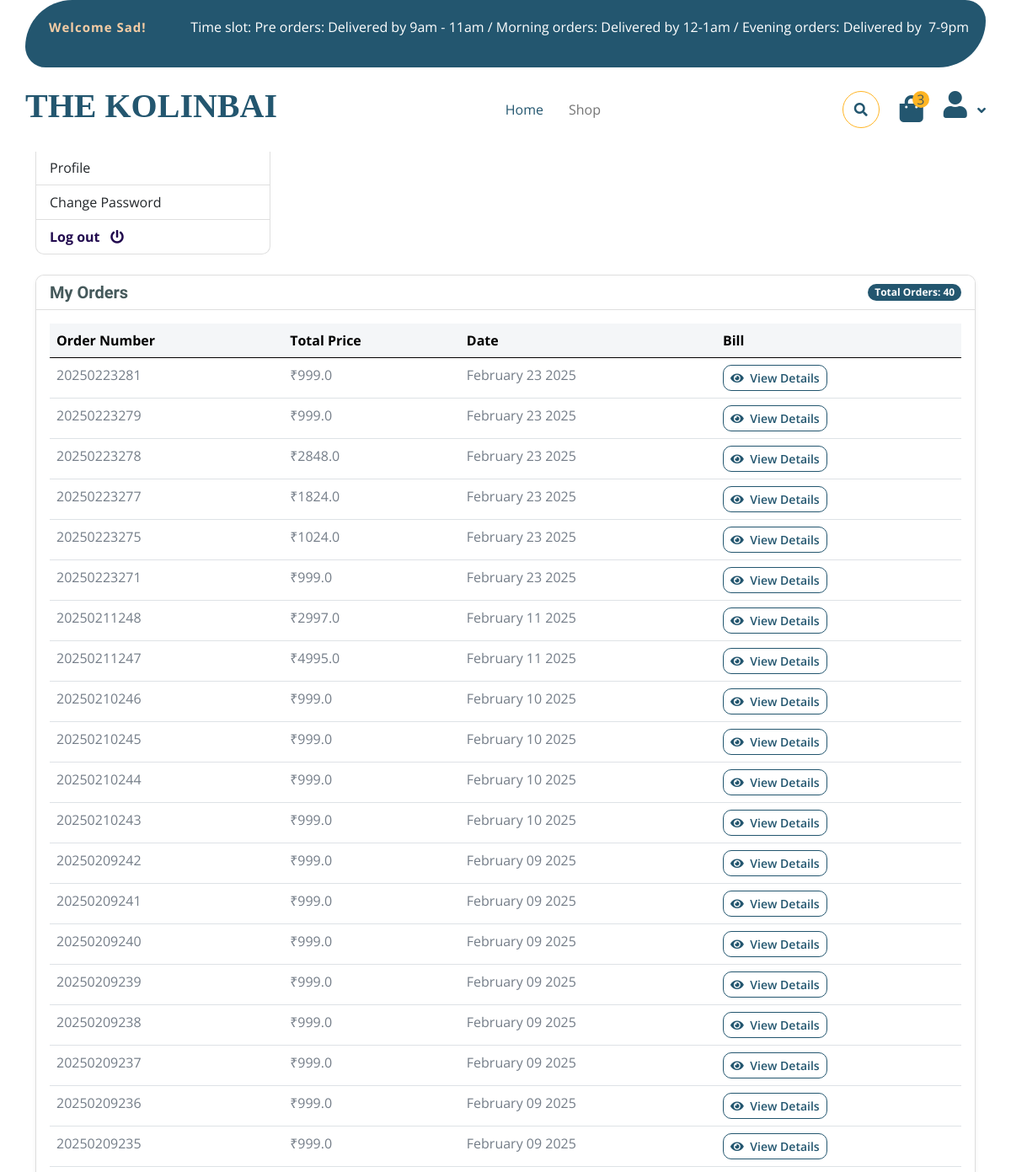
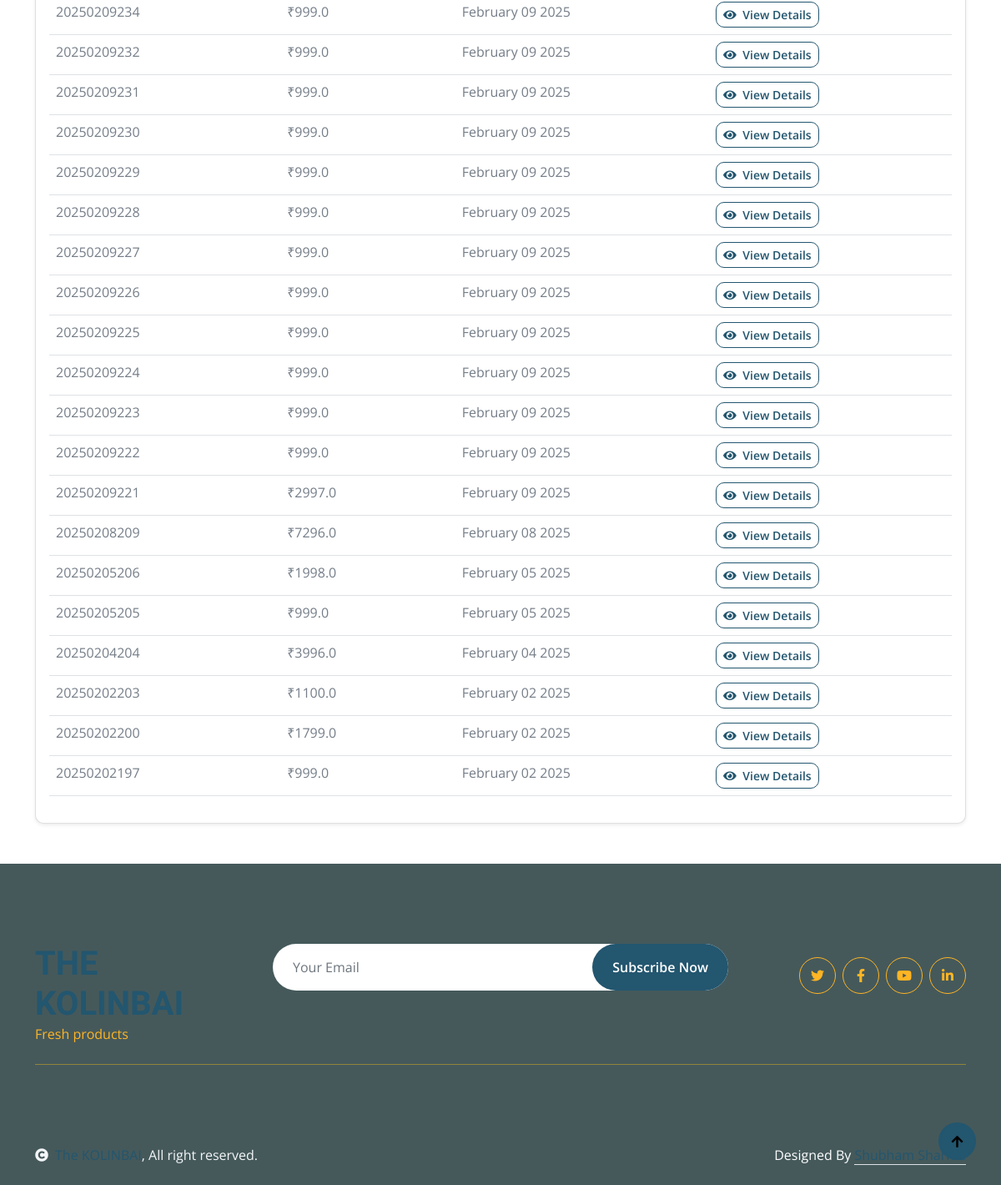
Screenshot of /account/my_orders/ (signed in) with the database file from the repository (2 pictures, top to bottom).
### accounts/models.py (models this page shows, shortened)
class Account(AbstractBaseUser):
    first_name = models.CharField(max_length=50)
    last_name = models.CharField(max_length=50)
    username = models.CharField(max_length=50, unique=False)
    email = models.EmailField(max_length=100, unique=True)
    Phone_number = models.CharField(max_length=50)
    is_admin = models.BooleanField(default=False)
    is_staff = models.BooleanField(default=False)
    is_active = models.BooleanField(default=False)
    is_superadmin = models.BooleanField(default=False)
    date_joined_for_format = models.DateTimeField(auto_now_add=True)
    last_login_for_format  = models.DateTimeField(auto_now_add=True)
    USERNAME_FIELD = 'email'
    REQUIRED_FIELDS = ['username', 'first_name', 'last_name']
    objects = AccountManger()

### orders/models.py (models this page shows, shortened)
class Order(models.Model):
    STATUS = (
        ('New', 'New'),
        ('Accepted', 'Accepted'),
        ('Completed', 'Completed'),
        ('Cancelled', 'Cancelled'),
    )
    user = models.ForeignKey(Account, on_delete=models.SET_NULL, null=True)
    payment = models.ForeignKey(Payment, on_delete=models.SET_NULL, blank=True, null=True)
    order_number = models.CharField(max_length=20)
    first_name = models.CharField(max_length=50)
    last_name = models.CharField(max_length=50)
    phone = models.CharField(max_length=15)
    email = models.EmailField(max_length=50)
    address = models.TextField(max_length=1000)
    order_note = models.CharField(max_length=1000, blank=True)
    order_total = models.FloatField()
    tax = models.FloatField()
    status = models.CharField(max_length=10, choices=STATUS, default='New')
    ip = models.CharField(blank=True, max_length=20)
    is_ordered = models.BooleanField(default=False)
    created_at = models.DateTimeField(auto_now_add=True)
    updated_at = models.DateTimeField(auto_now=True)
    timing_slot = models.ForeignKey(TimingSlot, on_delete=models.SET_NULL, blank=True, null=True)
    def order_created(self):
        return self.created_at.strftime('%B %d %Y')

### accounts/views.py (the view)
# urls.py: path('my_orders/', views.my_orders, name='my_orders'),
@login_required(login_url = 'accounts:login')
def my_orders(request):
    orders = Order.objects.filter(user=request.user, is_ordered=True).order_by('-created_at')
    orders_count = orders.count()
    context = {
        'orders':orders,
        'orders_count':orders_count,
    }
    return render(request, 'shop/accounts/dashboard/my_orders.html', context)

### shop/context_processors.py (called while the page is built)
def category_list(request):
    return {
        'categories' : Category.objects.all(),
    }

### templates/shop/accounts/dashboard/my_orders.html (shortened to what this page needs)
{% extends '../../../base.html' %}
{% load static %}
{% block content %}
<div class="container-fluid bg-light py-4 mb-4">
    <div class="container">
        <div class="row align-items-center">
            <div class="col-12">
                <nav aria-label="breadcrumb">
                    <ol class="breadcrumb mb-0">
                        <li class="breadcrumb-item"><a href="/" class="text-decoration-none">Home</a></li>
                        <li class="breadcrumb-item active">Orders</li>
                    </ol>
                </nav>
            </div>
        </div>
    </div>
</div>
<div class="container mb-4">
    {% include "includes/dashboard_slider.html" %}
</div>
<div class="container mb-5">
    <div class="row">
        <div class="col-12">
            <div class="card shadow-sm">
                <div class="card-header bg-white">
                    <div class="d-flex justify-content-between align-items-center">
                        <h5 class="mb-0">My Orders</h5>
                        <span class="badge bg-primary">Total Orders: {{orders_count}}</span>
                    </div>
                </div>
                <div class="card-body">
                    {% if orders_count >= 1 %}
                        <div class="table-responsive">
                            <table class="table table-hover">
                                <thead class="table-light">
                                    <tr>
                                        <th scope="col">Order Number</th>
                                        <th scope="col">Total Price</th>
                                        <th scope="col">Date</th>
                                        <th scope="col">Bill</th>
                                    </tr>
                                </thead>
                                <tbody>
                                    {% for order in orders %}
                                    <tr>
                                        <td>{{order.order_number}}</td>
                                        <td>₹{{order.order_total}}</td>
                                        <td>{{order.order_created}}</td>
                                        <td>
                                            <a href="#" class="btn btn-sm btn-outline-primary">
                                                <i class="fas fa-eye me-1"></i> View Details
                                            </a>
                                        </td>
                                    </tr>
                                    {% endfor %}
                                </tbody>
                            </table>
                        </div>
                    {% endif %}
                </div>
            </div>
        </div>
    </div>
</div>
{% endblock content %}

### templates/base.html (shortened to what this page needs)
<!DOCTYPE html>
{% load static %}
<html lang="en">
    <head>
        <link rel="stylesheet" href="https://use.fontawesome.com/releases/v5.15.4/css/all.css"/>
        <link href="https://cdn.jsdelivr.net/npm/bootstrap-icons@1.4.1/font/bootstrap-icons.css" rel="stylesheet">
        <link href="{% static 'assets/lib/lightbox/css/lightbox.min.css' %}" rel="stylesheet">
        <link href="{% static 'assets/lib/owlcarousel/assets/owl.carousel.min.css' %}" rel="stylesheet">
        <link href="{% static 'assets/css/bootstrap.min.css' %}" rel="stylesheet">
        <link href="{% static 'assets/css/style.css' %}" rel="stylesheet">
    </head>
    <body>
        <div class="container-fluid fixed-top">
            <div class="container topbar bg-primary d-none d-lg-block">
                <div class="d-flex justify-content-between">
                    <div class="top-info ps-2">
                        {% if user.id is None %}
                        <div class="left floatleft">
                            <small class="me-3"><i class="fas fa-map-marker-alt me-2 text-secondary"></i> <a href="#" class="text-white">WELCOME GUEST</a></small>
                        </div>
                        {% else %}
                        <div class="left floatleft">
                            <p style="color:#f4cca4"><b>Welcome {{user.first_name | capfirst}}!</b></p>
                        </div>
                        {% endif %}
                    </div>
                    <div>
                        <p style="color: white;">
                            Time slot:
                            Pre orders: Delivered by 9am - 11am /
                            Morning orders: Delivered by 12-1am /
                            Evening orders: Delivered by  7-9pm
                        </p>
                    </div>
                </div>
            </div>
            <div class="container px-0">
                <nav class="navbar navbar-light bg-white navbar-expand-xl">
                    <div>
                    <a href="\" class="navbar-brand"><h1 style="font-family: cursive; font-weight:var(170px)" class="text-primary display-6">THE KOLINBAI</h1></a>
                    </div>
                    <div class="collapse navbar-collapse bg-white" id="navbarCollapse">
                        <div class="navbar-nav mx-auto">
                            <a href="\" class="nav-item nav-link active">Home</a>
                            <a href="{% url 'shop:shop' %}" class="nav-item nav-link">Shop</a>
                        </div>
                        <div class="d-flex m-3 me-0">
                            <button class="btn-search btn border border-secondary btn-md-square rounded-circle bg-white me-4" data-bs-toggle="modal" data-bs-target="#searchModal"><i class="fas fa-search text-primary"></i></button>
                            <a href="{% url 'cart:cart' %}" class="position-relative me-4 my-auto">
                                <i class="fa fa-shopping-bag fa-2x"></i>
                                <span class="position-absolute bg-secondary rounded-circle d-flex align-items-center justify-content-center text-dark px-1" style="top: -5px; left: 15px; height: 20px; min-width: 20px;">3</span>
                            </a>
                            <div class="dropdown">
                                <a href="#" class="dropdown-toggle" role="button" id="userDropdown" data-bs-toggle="dropdown" aria-expanded="false">
                                    <i class="fas fa-user fa-2x"></i>
                                </a>
                            </div>
                        </div>
                    </div>
                </nav>
            </div>
        </div>
        {% block content %}
        {% endblock content %}
         <div class="container-fluid bg-dark text-white-50 footer pt-5 mt-5">
            <div class="container py-5">
                <div class="pb-4 mb-4" style="border-bottom: 1px solid rgba(226, 175, 24, 0.5) ;">
                    <div class="row g-4">
                        <div class="col-lg-3">
                            <a href="#">
                                <h1 class="text-primary mb-0">THE KOLINBAI</h1>
                                <p class="text-secondary mb-0">Fresh products</p>
                            </a>
                        </div>
                        <div class="col-lg-6">
                            <div class="position-relative mx-auto">
                                <input class="form-control border-0 w-100 py-3 px-4 rounded-pill" type="number" placeholder="Your Email">
                                <button type="submit" class="btn btn-primary border-0 border-secondary py-3 px-4 position-absolute rounded-pill text-white" style="top: 0; right: 0;">Subscribe Now</button>
                            </div>
                        </div>
                        <div class="col-lg-3">
                            <div class="d-flex justify-content-end pt-3">
                                <a class="btn  btn-outline-secondary me-2 btn-md-square rounded-circle" href=""><i class="fab fa-twitter"></i></a>
                                <a class="btn btn-outline-secondary me-2 btn-md-square rounded-circle" href=""><i class="fab fa-facebook-f"></i></a>
                                <a class="btn btn-outline-secondary me-2 btn-md-square rounded-circle" href=""><i class="fab fa-youtube"></i></a>
                                <a class="btn btn-outline-secondary btn-md-square rounded-circle" href=""><i class="fab fa-linkedin-in"></i></a>
                            </div>
                        </div>
                    </div>
                </div>
            </div>
        </div>
        <div class="container-fluid copyright bg-dark py-4">
            <div class="container">
                <div class="row">
                    <div class="col-md-6 text-center text-md-start mb-3 mb-md-0">
                        <span class="text-light"><a href="#"><i class="fas fa-copyright text-light me-2"></i>The KOLINBAI</a>, All right reserved.</span>
                    </div>
                    <div class="col-md-6 my-auto text-center text-md-end text-white">
                        Designed By <a class="border-bottom" href="https://www.linkedin.com/in/shubhamsharma-6b583b28a/">Shubham Sharma</a>
                    </div>
                </div>
            </div>
        </div>
        <a href="#" class="btn btn-primary border-3 border-primary rounded-circle back-to-top"><i class="fa fa-arrow-up"></i></a>
    </body>
</html>

### templates/includes/dashboard_slider.html
<aside class="col-md-3">
	<ul style="font-size:16px;" class="list-group">
		<a class="list-group-item {% if '/dashboard/' in request.path  %}active{% endif %}" href="{% url 'accounts:dashboard' %}"> Dashboard </a>
		<a class="list-group-item {% if '/my_orders/' in request.path %}active{% endif %}" href="{% url 'accounts:my_orders' %}"> My Orders </a>
		<a class="list-group-item {% if '/edit_profile/' in request.path  %}active{% endif %}" href="{% url 'accounts:edit_profile' %}">Profile</a>
		<a class="list-group-item {% if '/change_password/' in request.path  %}active{% endif %}" href="{% url 'accounts:change_password' %}">Change Password</a>
		<a style="color:#21094E;" class="list-group-item" href="{% url 'accounts:logout' %}"><b>Log out</b> 	&nbsp;  <i class="fa fa-power-off"></i> <span class="text"></a>
	</ul>
</aside>

### core/static/assets/css/style.css (style rules this page uses)
.back-to-top { position: fixed; right: 30px; bottom: 30px; display: flex; width: 45px; height: 45px; align-items: center; justify-content: center; transition: 0.5s; z-index: 99; }
.btn { font-weight: 600; transition: .5s; }
.btn-md-square { width: 44px; height: 44px; }
.btn-square, .btn-sm-square, .btn-md-square, .btn-lg-square { padding: 0; display: flex; align-items: center; justify-content: center; font-weight: normal; }
.btn.border-secondary { transition: 0.5s; }
.fixed-top { transition: 0.5s; background: var(--bs-white); border: 0; }
.topbar { padding: 20px; border-radius: 230px 100px; }
.topbar .top-info { font-size: 15px; line-height: 0; letter-spacing: 1px; display: flex; align-items: center; }
.navbar .navbar-nav .nav-link { padding: 10px 15px; font-size: 16px; transition: .5s; }
.navbar { height: 100px; border-bottom: 1px solid rgba(255, 255, 255, .1); }
.navbar .navbar-nav .nav-link:hover, .navbar .navbar-nav .nav-link.active, .fixed-top.bg-white .navbar .navbar-nav .nav-link:hover, .fixed-top.bg-white .navbar .navbar-nav .nav-link.active { color: var(--bs-primary); }
.navbar .dropdown-toggle::after { border: none; content: "\f107"; font-family: "Font Awesome 5 Free"; font-weight: 700; vertical-align: middle; margin-left: 8px; }

### rows the page displays
Account: first_name "Sad"
Order: order_number "20250223281", order_total "999.0", order_created "February 23 2025"
Order: order_number "20250223279", order_total "999.0", order_created "February 23 2025"
Order: order_number "20250223278", order_total "2848.0", order_created "February 23 2025"
Order: order_number "20250223277", order_total "1824.0", order_created "February 23 2025"
Order: order_number "20250223275", order_total "1024.0", order_created "February 23 2025"
Order: order_number "20250223271", order_total "999.0", order_created "February 23 2025"
Order: order_number "20250211248", order_total "2997.0", order_created "February 11 2025"
Order: order_number "20250211247", order_total "4995.0", order_created "February 11 2025"
Order: order_number "20250210246", order_total "999.0", order_created "February 10 2025"
Order: order_number "20250210245", order_total "999.0", order_created "February 10 2025"
Order: order_number "20250210244", order_total "999.0", order_created "February 10 2025"
Order: order_number "20250210243", order_total "999.0", order_created "February 10 2025"
Order: order_number "20250209242", order_total "999.0", order_created "February 09 2025"
Order: order_number "20250209241", order_total "999.0", order_created "February 09 2025"
Order: order_number "20250209240", order_total "999.0", order_created "February 09 2025"
Order: order_number "20250209239", order_total "999.0", order_created "February 09 2025"
Order: order_number "20250209238", order_total "999.0", order_created "February 09 2025"
Order: order_number "20250209237", order_total "999.0", order_created "February 09 2025"
Order: order_number "20250209236", order_total "999.0", order_created "February 09 2025"
Order: order_number "20250209235", order_total "999.0", order_created "February 09 2025"
Order: order_number "20250209234", order_total "999.0", order_created "February 09 2025"
Order: order_number "20250209232", order_total "999.0", order_created "February 09 2025"
Order: order_number "20250209231", order_total "999.0", order_created "February 09 2025"
Order: order_number "20250209230", order_total "999.0", order_created "February 09 2025"
Order: order_number "20250209229", order_total "999.0", order_created "February 09 2025"
Order: order_number "20250209228", order_total "999.0", order_created "February 09 2025"
Order: order_number "20250209227", order_total "999.0", order_created "February 09 2025"
Order: order_number "20250209226", order_total "999.0", order_created "February 09 2025"
Order: order_number "20250209225", order_total "999.0", order_created "February 09 2025"
Order: order_number "20250209224", order_total "999.0", order_created "February 09 2025"
Order: order_number "20250209223", order_total "999.0", order_created "February 09 2025"
Order: order_number "20250209222", order_total "999.0", order_created "February 09 2025"
Order: order_number "20250209221", order_total "2997.0", order_created "February 09 2025"
Order: order_number "20250208209", order_total "7296.0", order_created "February 08 2025"
Order: order_number "20250205206", order_total "1998.0", order_created "February 05 2025"
Order: order_number "20250205205", order_total "999.0", order_created "February 05 2025"
Order: order_number "20250204204", order_total "3996.0", order_created "February 04 2025"
Order: order_number "20250202203", order_total "1100.0", order_created "February 02 2025"
Order: order_number "20250202200", order_total "1799.0", order_created "February 02 2025"
Order: order_number "20250202197", order_total "999.0", order_created "February 02 2025"

### other values shown
{{ orders_count }} "40"
